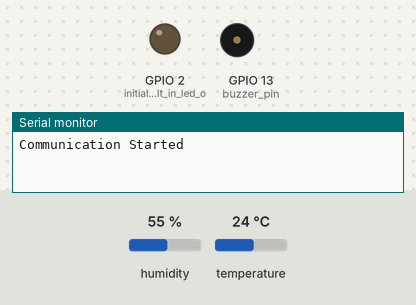
Recording of a sketch running on a simulated ESP8266 (NodeMCU). Parts: output pins drawn as LEDs (lit = HIGH), buzzer (waves = sounding), the last lines printed to the serial monitor. Inputs (shaded band) come from the test bench; at power-on: temperature 24 °C, humidity 55 %. WiFi joins after 1.5 s; servers stay silent unless stated; uploads are accepted with an empty reply.

Above: at 2.2 s.
2.3 s: temperature set to 27 °C
At 15.9 s:
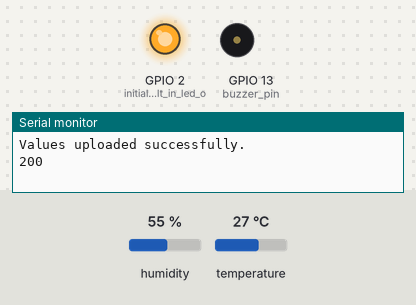
16.3 s: temperature set to 12 °C
At 20.9 s:
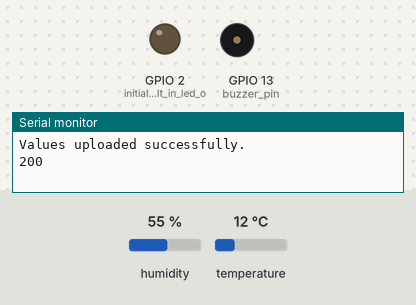
30.1 s: temperature set to 28 °C
At 33.95 s:
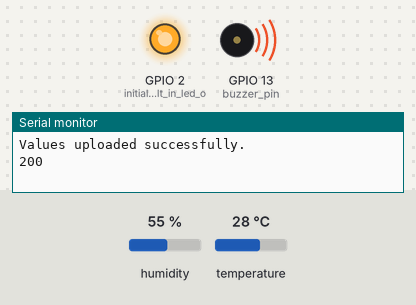
Timing chart, 0 to 45.9 s (numbered marks = the images above; inputs shaded):
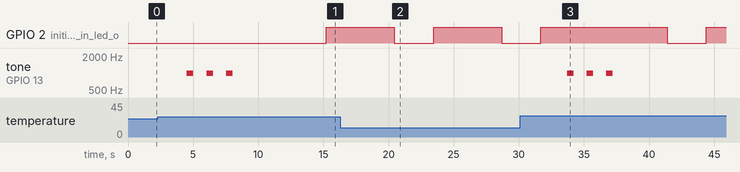

The sketch:

nodeMCU_v4.ino
```cpp
/**
   StreamHTTPClient.ino
    Created on: 2023.03.01
    Ness Huang
  1.已確認-可連接http 取得web資訊
  2.已確認-DHT11取得數值
  2.已確認-可以透過目標的php轉寫參數到指定資料庫
  3.已確認-將iot設備根據id寫入指定行(透過PHP POST到指定內網DB)
*/

#include <Arduino.h>

#include <ESP8266WiFi.h>
#include <ESP8266WiFiMulti.h>
#include <ESP8266HTTPClient.h>

ESP8266WiFiMulti WiFiMulti;

/*buzzer*/
const int buzzer_pin = 13;  // Magnet switch D7 -> GPIO 13

/*dht11*/
#include "DHT.h"
#define DHTPIN 5     // 使用PIN5(nodeMCU D1)
#define DHTTYPE DHT11   // DHT 11
DHT dht(DHTPIN, DHTTYPE);

/*mc-38*/
const int magnet_switch = 5;  // Magnet switch D1 -> GPIO 5

/*soil*/
const int water_switch = 4;  // Water switch D2 -> GPIO 4

/*裝置設置id與參數預設*/
int value1 	= 1;	//設備	id
int value2 	= 1;	//區域	area_id
int value3 	= 1;	//初始值sensor_id
int value4 	= 0;	//初始值buzzer
int value5 	= 0;	//初始值sensor1
int value6 	= 0;	//初始值sensor2

String id, area_id, sensor_id, buzzer, sensor1, sensor2, postData;

void setup() {

  Serial.begin(115200);
  Serial.println("Communication Started \n\n");
  delay(1000);

  Serial.println();
  Serial.println();
  Serial.println();

  pinMode(LED_BUILTIN, OUTPUT);     // initialize built in led on the board
  WiFi.mode(WIFI_STA);
  WiFiMulti.addAP("Ness-2.4G", "12345678");

  dht.begin();//DHT傳感器啟用
  /*buzzer*/
  pinMode(buzzer_pin, OUTPUT);  // initialize the BUZZER pin as an output:
  /*mc-38*/
   pinMode(magnet_switch, INPUT_PULLUP);  // initialize the pushbutton pin as an input:
  /*soil*/
  pinMode(water_switch, INPUT_PULLUP);  // initialize the pushbutton pin as an input:


}
void mybuzzer(){
  if (value4 = 1){
      tone(buzzer_pin, 1000); // Send 1KHz sound signal...
      delay(500);        // ...for 1 sec
      noTone(buzzer_pin);     // Stop sound...
      delay(1000);        // ...for 1sec
      tone(buzzer_pin, 1000); // Send 1KHz sound signal...
      delay(500);        // ...for 1 sec
      noTone(buzzer_pin);     // Stop sound...
      delay(1000);        // ...for 1sec
      tone(buzzer_pin, 1000); // Send 1KHz sound signal...
      delay(500);        // ...for 1 sec
      noTone(buzzer_pin);     // Stop sound...
      delay(1000);        // ...for 1sec
      Serial.println(" BUZZER ALARM");
  }
}

void dht11_getValue(){
  delay(2000);
  float t = dht.readTemperature();    //取得溫度
  float h = dht.readHumidity();       //取得濕度

  if (isnan(h) || isnan(t)) {// 判斷是否皆有數值　若異常直接return
    Serial.println(F("Failed to read from DHT sensor!"));
    return;
  }

  value5 = t;
  value6 = h;
  if (value5 > 25){
    value4 = 1;
    mybuzzer();
    Serial.print(value5);
    Serial.println(" - TEMP >= 25");

  }
  else{
      value4 = 0;
      Serial.print(value5);
      Serial.println(" - TEMP < 25");
  }

  Serial.print(F("Humidity: "));      Serial.print(h);    Serial.print(F("% "));
  Serial.print(F("Temperature: "));   Serial.print(t);    Serial.println(F("°C "));
}

void mc38_getValue(){

  if (digitalRead(magnet_switch) == LOW) {
    value4 = 0;  value5 = 0;   //BUZZER-OFF /door close
    Serial.print(value5);
    Serial.println(" - Switch Closed");
  }
  else {
    value4 = 1;  value5 = 1;   //BUZZER-ON /door open
    mybuzzer();
    Serial.print(value5);
    Serial.println(" - Switch Open");
  }
}

void soil_getvalue(){
  if (digitalRead(water_switch) == HIGH) {
      value4 = 0;  value5 = 0;   //BUZZER-OFF / NO　Water
      Serial.print(value5);
      Serial.println(" - no Water");
    }
    else {
      value4 = 1;  value5 = 1;   //BUZZER-ON / Water leaking
      mybuzzer();
      Serial.print(value5);
      Serial.println(" - Water leaking");
    }
}


void loop() {
  // wait for WiFi connection
  if ((WiFiMulti.run() == WL_CONNECTED)) {

    WiFiClient client;
    HTTPClient http;    // http object of clas HTTPClient

    //傳感器取值1.DHT11(溫/濕) 2.MC-38(門) 3.Soil(水)
    //dht11_getValue();   //mc38_getvalue();   //soil_getvalue();
    switch (value3){
      case 1:
        dht11_getValue();
        break;
      case 2:
        mc38_getValue();
        break;
      case 3:
        soil_getvalue();
        break;
    }

    // Convert integer variables to string
    id 		    = String(value1);
    area_id 	= String(value2);
    sensor_id = String(value3);
    buzzer 		= String(value4);
    sensor1 	= String(value5);
    sensor2 	= String(value6);
    postData = "value1=" + id + "&value2=" + area_id + "&value3=" +sensor_id + "&value4=" + buzzer+ "&value5=" + sensor1 + "&value6=" + sensor2;

    //http.begin(client, "----資料庫主機IP----/home/iot/function/nodeMCU/dbupdate.php");

// 使用內網IP !
    http.begin(client, "http://10.231.220.20/home/iot/function/nodeMCU/dbupdate.php");
    http.addHeader("Content-Type", "application/x-www-form-urlencoded");            //Specify content-type header

    int httpCode = http.POST(postData);   // Send POST request to php file and store server response code in variable named httpCode
    Serial.println(postData);


    // if connection eatablished then do this
    if (httpCode == 200) { Serial.println("Values uploaded successfully."); Serial.println(httpCode);
    String webpage = http.getString();    // Get html webpage output and store it in a string
    Serial.println(webpage + "\n");
    }

    // if failed to connect then return and restart
    else {
      Serial.println(httpCode);
      Serial.println("Failed to upload values. \n");
      delay(60000); //一分鐘丟一筆
      http.end();
      return; }

    delay(3000);
    digitalWrite(LED_BUILTIN, LOW);
    delay(3000);
    digitalWrite(LED_BUILTIN, HIGH);

    }
    //delay(1000); //一分鐘丟一筆
}
```

Measured:
- the behaviour switches between 25 and 26 °C on temperature (found by bisection; images 0 and 1)
- after the input at 2.3 s, tone on GPIO 13 (buzzer_pin): alternates 1000 Hz for 0.50 s and silent for 1.0 s, 6 changes in all, then stays silent, starting after 2.2 s
- after the input at 16.3 s, tone on GPIO 13 (buzzer_pin): stops changing and stays silent
- after the input at 30.1 s, tone on GPIO 13 (buzzer_pin): alternates 1000 Hz for 0.50 s and silent for 1.0 s, 6 changes in all, then stays silent, starting after 3.6 s
